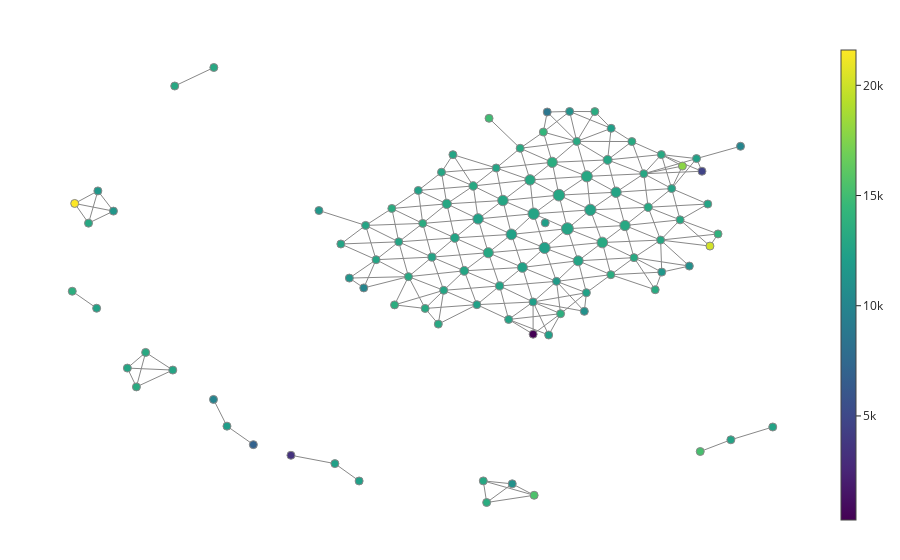

The code cell stored with this chart in its notebook:
### Code cell
fig = plot_static_mapper_graph(pipe, embeddingsF)
fig.show(config={'scrollZoom': False})

### Figure 1 — Plotly figure (JSON) as saved in the notebook; plotly's stock layout.template omitted (floating-point values rounded to 4 significant figures; data arrays with more than 128 entries replaced by an {"elided": "..."} marker saying what was removed)
{"data": [{"hoverinfo": "none", "line": {"color": "#888", "width": 1}, "mode": "lines", "name": "edge_trace", "type": "scatter", "uid": "a162c1fc-08b3-4766-a688-44acbf8ed4f2", "x": {"elided": "792 float values"}, "y": {"elided": "792 float values"}}, {"hoverinfo": "text", "hovertext": ["Node ID: 0<br>Pullback set label: 44<br>Partial cluster label: 0<br>Node size: 1397<br>Summary statistic: 12700.0", "Node ID: 1<br>Pullback set label: 54<br>Partial cluster label: 0<br>Node size: 737<br>Summary statistic: 11900.0", "Node ID: 2<br>Pullback set label: 43<br>Partial cluster label: 0<br>Node size: 1743<br>Summary statistic: 12300.0", "Node ID: 3<br>Pullback set label: 81<br>Partial cluster label: 0<br>Node size: 419<br>Summary statistic: 12200.0", "Node ID: 4<br>Pullback set label: 33<br>Partial cluster label: 0<br>Node size: 2009<br>Summary statistic: 12700.0", "Node ID: 5<br>Pullback set label: 34<br>Partial cluster label: 0<br>Node size: 1605<br>Summary statistic: 13200.0", "Node ID: 6<br>Pullback set label: 35<br>Partial cluster label: 0<br>Node size: 860<br>Summary statistic: 13100.0", "Node ID: 7<br>Pullback set label: 45<br>Partial cluster label: 0<br>Node size: 747<br>Summary statistic: 13400.0", "Node ID: 8<br>Pullback set label: 30<br>Partial cluster label: 0<br>Node size: 1039<br>Summary statistic: 13100.0", "Node ID: 9<br>Pullback set label: 31<br>Partial cluster label: 0<br>Node size: 1524<br>Summary statistic: 12900.0", "Node ID: 10<br>Pullback set label: 26<br>Partial cluster label: 0<br>Node size: 1491<br>Summary statistic: 13000.0", "Node ID: 11<br>Pullback set label: 27<br>Partial cluster label: 0<br>Node size: 709<br>Summary statistic: 13000.0", "Node ID: 12<br>Pullback set label: 32<br>Partial cluster label: 0<br>Node size: 1828<br>Summary statistic: 12700.0", "Node ID: 13<br>Pullback set label: 42<br>Partial cluster label: 0<br>Node size: 1595<br>Summary statistic: 12500.0", "Node ID: 14<br>Pullback set label: 68<br>Partial cluster label: 0<br>Node size: 201<br>Summary statistic: 12300.0", "Node ID: 15<br>Pullback set label: 76<br>Partial cluster label: 0<br>Node size: 190<br>Summary statistic: 12300.0", "Node ID: 16<br>Pullback set label: 61<br>Partial cluster label: 0<br>Node size: 935<br>Summary statistic: 12600.0", "Node ID: 17<br>Pullback set label: 71<br>Partial cluster label: 0<br>Node size: 638<br>Summary statistic: 13100.0", "Node ID: 18<br>Pullback set label: 17<br>Partial cluster label: 0<br>Node size: 1504<br>Summary statistic: 12700.0", "Node ID: 19<br>Pullback set label: 18<br>Partial cluster label: 0<br>Node size: 986<br>Summary statistic: 13000.0", "Node ID: 20<br>Pullback set label: 46<br>Partial cluster label: 0<br>Node size: 45<br>Summary statistic: 13200.0", "Node ID: 21<br>Pullback set label: 24<br>Partial cluster label: 0<br>Node size: 1911<br>Summary statistic: 12900.0", "Node ID: 22<br>Pullback set label: 8<br>Partial cluster label: 0<br>Node size: 781<br>Summary statistic: 13200.0", "Node ID: 23<br>Pullback set label: 9<br>Partial cluster label: 0<br>Node size: 1123<br>Summary statistic: 12900.0", "Node ID: 24<br>Pullback set label: 15<br>Partial cluster label: 0<br>Node size: 1463<br>Summary statistic: 13500.0", "Node ID: 25<br>Pullback set label: 16<br>Partial cluster label: 0<br>Node size: 1718<br>Summary statistic: 13000.0", "Node ID: 26<br>Pullback set label: 25<br>Partial cluster label: 0<br>Node size: 1808<br>Summary statistic: 12600.0", "Node ID: 27<br>Pullback set label: 53<br>Partial cluster label: 0<br>Node size: 1375<br>Summary statistic: 12400.0", "Node ID: 28<br>Pullback set label: 63<br>Partial cluster label: 0<br>Node size: 945<br>Summary statistic: 12600.0", "Node ID: 29<br>Pullback set label: 39<br>Partial cluster label: 0<br>Node size: 317<br>Summary statistic: 12400.0", "Node ID: 30<br>Pullback set label: 40<br>Partial cluster label: 0<br>Node size: 1213<br>Summary statistic: 12900.0", "Node ID: 31<br>Pullback set label: 49<br>Partial cluster label: 0<br>Node size: 214<br>Summary statistic: 13400.0", "Node ID: 32<br>Pullback set label: 50<br>Partial cluster label: 0<br>Node size: 634<br>Summary statistic: 13400.0", "Node ID: 33<br>Pullback set label: 2<br>Partial cluster label: 0<br>Node size: 30<br>Summary statistic: 13000.0", "Node ID: 34<br>Pullback set label: 3<br>Partial cluster label: 0<br>Node size: 30<br>Summary statistic: 13000.0", "Node ID: 35<br>Pullback set label: 48<br>Partial cluster label: 0<br>Node size: 102<br>Summary statistic: 13000.0", "Node ID: 36<br>Pullback set label: 58<br>Partial cluster label: 0<br>Node size: 31<br>Summary statistic: 11500.0", "Node ID: 37<br>Pullback set label: 10<br>Partial cluster label: 0<br>Node size: 821<br>Summary statistic: 13000.0", "Node ID: 38<br>Pullback set label: 11<br>Partial cluster label: 0<br>Node size: 351<br>Summary statistic: 12600.0", "Node ID: 39<br>Pullback set label: 29<br>Partial cluster label: 0<br>Node size: 320<br>Summary statistic: 12900.0", "Node ID: 40<br>Pullback set label: 52<br>Partial cluster label: 0<br>Node size: 1431<br>Summary statistic: 13000.0", "Node ID: 41<br>Pullback set label: 41<br>Partial cluster label: 0<br>Node size: 1525<br>Summary statistic: 12400.0", "Node ID: 42<br>Pullback set label: 62<br>Partial cluster label: 0<br>Node size: 1104<br>Summary statistic: 12800.0", "Node ID: 43<br>Pullback set label: 19<br>Partial cluster label: 0<br>Node size: 392<br>Summary statistic: 13000.0", "Node ID: 44<br>Pullback set label: 20<br>Partial cluster label: -1<br>Node size: 9<br>Summary statistic: 13900.0", "Node ID: 45<br>Pullback set label: 51<br>Partial cluster label: 0<br>Node size: 1121<br>Summary statistic: 12700.0", "Node ID: 46<br>Pullback set label: 38<br>Partial cluster label: 0<br>Node size: 195<br>Summary statistic: 12000.0", "Node ID: 47<br>Pullback set label: 55<br>Partial cluster label: 0<br>Node size: 277<br>Summary statistic: 12400.0", "Node ID: 48<br>Pullback set label: 72<br>Partial cluster label: 0<br>Node size: 521<br>Summary statistic: 12800.0", "Node ID: 49<br>Pullback set label: 73<br>Partial cluster label: 0<br>Node size: 409<br>Summary statistic: 12400.0", "Node ID: 50<br>Pullback set label: 14<br>Partial cluster label: 0<br>Node size: 692<br>Summary statistic: 13200.0", "Node ID: 51<br>Pullback set label: 22<br>Partial cluster label: 0<br>Node size: 811<br>Summary statistic: 12700.0", "Node ID: 52<br>Pullback set label: 23<br>Partial cluster label: 0<br>Node size: 1523<br>Summary statistic: 13000.0", "Node ID: 53<br>Pullback set label: 60<br>Partial cluster label: 0<br>Node size: 642<br>Summary statistic: 12800.0", "Node ID: 54<br>Pullback set label: 48<br>Partial cluster label: -1<br>Node size: 7<br>Summary statistic: 9960.0", "Node ID: 55<br>Pullback set label: 47<br>Partial cluster label: 0<br>Node size: 127<br>Summary statistic: 13000.0", "Node ID: 56<br>Pullback set label: 74<br>Partial cluster label: 0<br>Node size: 201<br>Summary statistic: 12600.0", "Node ID: 57<br>Pullback set label: 64<br>Partial cluster label: 0<br>Node size: 484<br>Summary statistic: 12200.0", "Node ID: 58<br>Pullback set label: 65<br>Partial cluster label: -1<br>Node size: 10<br>Summary statistic: 11100.0", "Node ID: 59<br>Pullback set label: 70<br>Partial cluster label: 0<br>Node size: 399<br>Summary statistic: 12800.0", "Node ID: 60<br>Pullback set label: 58<br>Partial cluster label: 1<br>Node size: 35<br>Summary statistic: 11600.0", "Node ID: 61<br>Pullback set label: 59<br>Partial cluster label: 0<br>Node size: 253<br>Summary statistic: 12800.0", "Node ID: 62<br>Pullback set label: 0<br>Partial cluster label: -1<br>Node size: 25<br>Summary statistic: 11100.0", "Node ID: 63<br>Pullback set label: 1<br>Partial cluster label: 0<br>Node size: 228<br>Summary statistic: 12200.0", "Node ID: 64<br>Pullback set label: 78<br>Partial cluster label: 0<br>Node size: 157<br>Summary statistic: 13600.0", "Node ID: 65<br>Pullback set label: 79<br>Partial cluster label: 0<br>Node size: 171<br>Summary statistic: 13100.0", "Node ID: 66<br>Pullback set label: 2<br>Partial cluster label: 1<br>Node size: 282<br>Summary statistic: 13100.0", "Node ID: 67<br>Pullback set label: 3<br>Partial cluster label: 1<br>Node size: 182<br>Summary statistic: 13100.0", "Node ID: 68<br>Pullback set label: 69<br>Partial cluster label: 0<br>Node size: 71<br>Summary statistic: 12700.0", "Node ID: 69<br>Pullback set label: 21<br>Partial cluster label: 0<br>Node size: 149<br>Summary statistic: 12800.0", "Node ID: 70<br>Pullback set label: 80<br>Partial cluster label: 0<br>Node size: 50<br>Summary statistic: 13000.0", "Node ID: 71<br>Pullback set label: 12<br>Partial cluster label: 0<br>Node size: 46<br>Summary statistic: 12700.0", "Node ID: 72<br>Pullback set label: 4<br>Partial cluster label: 0<br>Node size: 107<br>Summary statistic: 12400.0", "Node ID: 73<br>Pullback set label: 65<br>Partial cluster label: 0<br>Node size: 95<br>Summary statistic: 13600.0", "Node ID: 74<br>Pullback set label: 75<br>Partial cluster label: -1<br>Node size: 1<br>Summary statistic: 279.0", "Node ID: 75<br>Pullback set label: 75<br>Partial cluster label: 0<br>Node size: 52<br>Summary statistic: 12300.0", "Node ID: 76<br>Pullback set label: 5<br>Partial cluster label: 0<br>Node size: 59<br>Summary statistic: 12600.0", "Node ID: 77<br>Pullback set label: 6<br>Partial cluster label: 0<br>Node size: 40<br>Summary statistic: 12600.0", "Node ID: 78<br>Pullback set label: 46<br>Partial cluster label: 1<br>Node size: 38<br>Summary statistic: 13500.0", "Node ID: 79<br>Pullback set label: 28<br>Partial cluster label: 0<br>Node size: 31<br>Summary statistic: 10900.0", "Node ID: 80<br>Pullback set label: 36<br>Partial cluster label: 0<br>Node size: 91<br>Summary statistic: 11600.0", "Node ID: 81<br>Pullback set label: 7<br>Partial cluster label: 0<br>Node size: 238<br>Summary statistic: 14300.0", "Node ID: 82<br>Pullback set label: 57<br>Partial cluster label: 0<br>Node size: 80<br>Summary statistic: 13600.0", "Node ID: 83<br>Pullback set label: 67<br>Partial cluster label: -1<br>Node size: 4<br>Summary statistic: 12500.0", "Node ID: 84<br>Pullback set label: 49<br>Partial cluster label: -1<br>Node size: 3<br>Summary statistic: 11600.0", "Node ID: 85<br>Pullback set label: 56<br>Partial cluster label: 0<br>Node size: 51<br>Summary statistic: 12700.0", "Node ID: 86<br>Pullback set label: 57<br>Partial cluster label: 1<br>Node size: 51<br>Summary statistic: 12800.0", "Node ID: 87<br>Pullback set label: 77<br>Partial cluster label: -1<br>Node size: 16<br>Summary statistic: 9990.0", "Node ID: 88<br>Pullback set label: 78<br>Partial cluster label: -1<br>Node size: 11<br>Summary statistic: 11400.0", "Node ID: 89<br>Pullback set label: 66<br>Partial cluster label: 0<br>Node size: 46<br>Summary statistic: 13200.0", "Node ID: 90<br>Pullback set label: 67<br>Partial cluster label: 0<br>Node size: 47<br>Summary statistic: 13300.0", "Node ID: 91<br>Pullback set label: 11<br>Partial cluster label: -1<br>Node size: 2<br>Summary statistic: 4610.0", "Node ID: 92<br>Pullback set label: 69<br>Partial cluster label: -1<br>Node size: 1<br>Summary statistic: 3420.0", "Node ID: 93<br>Pullback set label: 3<br>Partial cluster label: -1<br>Node size: 5<br>Summary statistic: 10000.0", "Node ID: 94<br>Pullback set label: 13<br>Partial cluster label: -1<br>Node size: 8<br>Summary statistic: 15000.0", "Node ID: 95<br>Pullback set label: 37<br>Partial cluster label: -1<br>Node size: 2<br>Summary statistic: 11000.0", "Node ID: 96<br>Pullback set label: 39<br>Partial cluster label: -1<br>Node size: 1<br>Summary statistic: 6930.0", "Node ID: 97<br>Pullback set label: 1<br>Partial cluster label: -1<br>Node size: 1<br>Summary statistic: 8650.0", "Node ID: 98<br>Pullback set label: 7<br>Partial cluster label: -1<br>Node size: 1<br>Summary statistic: 13400.0", "Node ID: 99<br>Pullback set label: 4<br>Partial cluster label: -1<br>Node size: 4<br>Summary statistic: 17800.0", "Node ID: 100<br>Pullback set label: 28<br>Partial cluster label: -1<br>Node size: 2<br>Summary statistic: 20200.0", "Node ID: 101<br>Pullback set label: 12<br>Partial cluster label: -1<br>Node size: 1<br>Summary statistic: 15300.0", "Node ID: 102<br>Pullback set label: 36<br>Partial cluster label: -1<br>Node size: 1<br>Summary statistic: 15500.0", "Node ID: 103<br>Pullback set label: 59<br>Partial cluster label: -1<br>Node size: 1<br>Summary statistic: 21600.0"], "marker": {"color": [12730.0, 11900.0, 12290.0, 12230.0, 12730.0, 13180.0, 13150.0, 13420.0, 13090.0, 12860.0, 13040.0, 12950.0, 12740.0, 12450.0, 12350.0, 12340.0, 12630.0, 13060.0, 12660.0, 13040.0, 13240.0, 12890.0, 13180.0, 12930.0, 13520.0, 12980.0, 12630.0, 12370.0, 12630.0, 12380.0, 12940.0, 13390.0, 13380.0, 13040.0, 13040.0, 13040.0, 11490.0, 13010.0, 12610.0, 12920.0, 13030.0, 12390.0, 12820.0, 13000.0, 13930.0, 12690.0, 12050.0, 12370.0, 12800.0, 12380.0, 13190.0, 12710.0, 12980.0, 12780.0, 9960.0, 12980.0, 12620.0, 12180.0, 11050.0, 12760.0, 11550.0, 12760.0, 11100.0, 12200.0, 13560.0, 13140.0, 13140.0, 13120.0, 12700.0, 12760.0, 13050.0, 12660.0, 12420.0, 13600.0, 279, 12340.0, 12640.0, 12590.0, 13470.0, 10940.0, 11570.0, 14270.0, 13580.0, 12520, 11560.0, 12720.0, 12810.0, 9993.0, 11360.0, 13190.0, 13270.0, 4612.0, 3423, 10000.0, 14950.0, 11030.0, 6933, 8653, 13382, 17800.0, 20178, 15257, 15494, 21602], "colorbar": {"thickness": 15, "title": {"side": "right", "text": ""}, "xanchor": "left"}, "colorscale": [[0, "#440154"], [0.1111, "#482878"], [0.2222, "#3e4989"], [0.3333, "#31688e"], [0.4444, "#26828e"], [0.5556, "#1f9e89"], [0.6667, "#35b779"], [0.7778, "#6ece58"], [0.8889, "#b5de2b"], [1, "#fde725"]], "line": {"color": "#888", "width": 1}, "opacity": 1, "reversescale": false, "showscale": true, "size": [1397, 737, 1743, 419, 2009, 1605, 860, 747, 1039, 1524, 1491, 709, 1828, 1595, 201, 190, 935, 638, 1504, 986, 45, 1911, 781, 1123, 1463, 1718, 1808, 1375, 945, 317, 1213, 214, 634, 30, 30, 102, 31, 821, 351, 320, 1431, 1525, 1104, 392, 9, 1121, 195, 277, 521, 409, 692, 811, 1523, 642, 7, 127, 201, 484, 10, 399, 35, 253, 25, 228, 157, 171, 282, 182, 71, 149, 50, 46, 107, 95, 1, 52, 59, 40, 38, 31, 91, 238, 80, 4, 3, 51, 51, 16, 11, 46, 47, 2, 1, 5, 8, 2, 1, 1, 1, 4, 2, 1, 1, 1], "sizemin": 4, "sizemode": "area", "sizeref": 27.9}, "mode": "markers", "name": "node_trace", "type": "scatter", "uid": "48d2ee66-2215-47df-862a-b02fc8a3b944", "x": [1.55, 1.082, 0.8247, 0.8378, 1.318, 2.072, 2.756, 2.256, -0.7166, -0.07587, 2.561, 3.331, 0.5885, 0.1077, -3.706, -3.182, -1.609, -2.116, 2.368, 3.062, 3.214, 1.134, 1.52, 2.186, 0.9891, 1.736, 1.814, 0.3452, -0.1474, -1.904, -1.289, -2.476, -1.808, -7.166, -6.321, -9.029, -8.49, 2.968, 3.57, -1.403, -0.3921, -0.612, -0.9107, 3.752, 4.572, -1.115, -6.038, 1.728, -1.355, -0.6386, 0.2966, -0.2211, 0.5098, -2.327, -6.329, -0.4996, 0.04773, 0.5755, 1.683, -2.816, -4.051, -3.042, 1.365, 2.263, -2.417, -1.755, 2.71, 3.347, -3.577, -1.156, -1.471, 4.35, 4.106, 1.17, 0.5768, 0.9127, 4.849, 5.754, -0.4271, 3.951, 3.356, 0.7976, -9.38, -8.853, -8.826, -7.208, -8.189, -3.082, -3.393, -7.795, -7.994, 4.225, -4.655, 5.057, -0.3755, 0.1253, -5.468, 0.8813, 1.909, 3.802, 4.397, 4.187, 0.5984, -9.327], "y": [1.184, 0.4219, 1.662, 2.592, 2.374, 1.862, 1.302, 0.6693, 3.959, 3.42, 2.493, 1.953, 2.928, 2.164, -6.333, -6.977, 1.321, 0.5972, 3.727, 3.17, 0.1121, 3.617, 5.61, 4.925, 4.835, 4.314, 3.071, 0.9398, 0.2522, 3.792, 3.295, 3.125, 2.57, 7.664, 8.35, 2.581, 3.026, 4.411, 3.863, 4.467, 1.484, 2.738, 0.8126, 2.702, 2.18, 2.034, -4.945, 0.001225, 0.09017, -0.4419, 5.357, 4.624, 4.183, 1.887, -3.954, -6.974, -0.9896, -0.3415, -0.6889, 1.226, 3.048, 2.496, 6.72, 6.094, -0.4497, -0.5815, 5.605, 5.121, 1.808, 5.119, -1.162, 3.289, 4.973, -0.7769, -1.535, -1.566, -5.45, -4.976, -7.775, 0.9895, 0.765, 5.957, 0.05639, -0.574, 3.775, -2.865, -2.792, 0.1795, 0.5435, -2.211, -3.49, 4.505, -6.025, 5.43, 6.467, -7.082, -5.63, 6.7, 6.716, 4.697, 1.731, -5.885, -7.507, 3.31]}], "layout": {"autosize": false, "hovermode": "closest", "margin": {"b": 20, "l": 5, "r": 5, "t": 40}, "showlegend": false, "title": {"text": ""}, "xaxis": {"showgrid": false, "showline": false, "showticklabels": false, "ticks": "", "title": {"text": ""}, "zeroline": false}, "yaxis": {"showgrid": false, "showline": false, "showticklabels": false, "ticks": "", "title": {"text": ""}, "zeroline": false}}}
